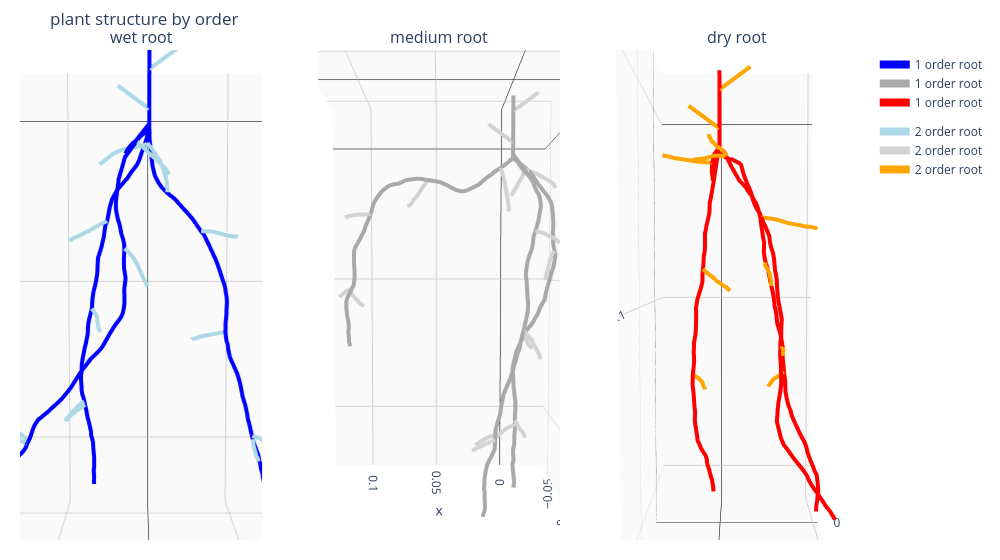

Notebook code cell kept with this figure:
### Code cell
from plotly.subplots import make_subplots
from itertools import cycle


plotly_colors = [['blue',  'lightblue' ], 
                          [ 'darkgrey',  
                           'lightgrey'] ,
                          [ 'red',  
                           'orange']  
                           ]



fig =  make_subplots(rows=1, cols=3,
                    specs=[[{'is_3d': True}, {'is_3d': True},{'is_3d': True}]],
                    print_grid=False, subplot_titles=("wet root","medium root", "dry root") )




for j,name in enumerate(name_list[0:3]):
    def plotly_color_map(names):
        return dict(zip(names, plotly_colors[j]))
    df = pd.read_csv(name)
    t = 59
    test = df[df["time"] ==t ]
    organ_number = df[df["time"] ==t]["organ_id"].max()
    features = []
    organs = []
    orders = []


    for i in range(organ_number+1):
        ogs = test[test["organ_id"] == i]
        missing_2nd_id = ogs[ogs["id"] == ogs["id"].min()]["id"].tolist()[0]
    #     print(   i, missing_2nd_id)
        if test[test["id"] == missing_2nd_id]["organ_type"].tolist()[0] < 3:
            missing_1st_id = test[test["connection_2"] == missing_2nd_id]["connection_1"].tolist()[0]
        else:
            missing_1st_id = test[test["connection_1"] == missing_2nd_id]["connection_2"].tolist()[0]
        missing_node = test[test["id"] == missing_1st_id]
        ms = missing_node.copy(deep=True)
    #     print(ms["id"].tolist())
        ms.loc[:,"organ_id"]= i
    #     print(ms)
        test=test.append(ms)


    df = test.sort_index()

    for i in range(organ_number+1):
        corx=df[df["time"] ==t ][df["organ_id"] == i]["coor_x"].tolist()
        cory=df[df["time"] ==t ][df["organ_id"] == i]["coor_y"].tolist()
        corz=df[df["time"] ==t ][df["organ_id"] == i]["coor_z"].tolist()
        organ_id=df[df["time"] ==t ][df["organ_id"] == i]["organ_id"].tolist()
        order=df[df["time"] ==t ][df["organ_id"] == i]["order"].tolist()

        features.append([corx, cory, corz])
        organs.append(organ_id)
        orders.append(order)






    # features = [np.random.rand(4,2).tolist(), 
    #             np.random.rand(5,2).tolist(), 
    #             np.random.rand(6,2).tolist(), 
    #             np.random.rand(5,2).tolist(), 
    #             np.random.rand(9,2).tolist()]

    # labels = [[1, 1, 1, 1],
    #           [1, 1, 1, 1, 1],
    #           [2, 2, 2, 2, 2, 2],
    #           [2, 2, 2, 2, 2],
    #           [0, 0, 0, 0, 0, 0, 0, 0, 0]]

    legend_groups = [l[1] for l in orders]

    traces = [False if (len(legend_groups[:i])>0 and l in legend_groups[:i]) 
              else True for i, l in enumerate(legend_groups)]

    cm = plotly_color_map(set(legend_groups))




    for i, feat in enumerate(features):
        feat = np.array(feat)
        fig.add_trace(
            go.Scatter3d(
                x=feat[0,:],
                y=feat[1,:],
                z=feat[2,:],
    #             mode='lines+markers',
                mode='lines',
                line={"color":cm[legend_groups[i]], "width" : 8},
    #             marker=dict(
    #             color=cm[legend_groups[i]],
    #             size=0,
    #             line=dict(
    #                 color='MediumPurple',
    #                 width=0
    #             )
    #         ),
                legendgroup=legend_groups[i],
                hovertext=orders[i],
                showlegend=traces[i],
                name="{} order root".format(legend_groups[i]),
            ),
            row=1, col=j+1
        )
        


        
# fig.update_layout(title = 'Locales', width=1950, height=750, plot_bgcolor='rgb(255,255,255)')

scence = dict(
                    xaxis = dict(
                         backgroundcolor="rgb(250, 250, 250)",
                         gridcolor="lightgrey",
                         showbackground=True,
                         zerolinecolor="black",),
                    yaxis = dict(
                        backgroundcolor="rgb(250, 250,250)",
                        gridcolor="lightgrey",
                        showbackground=True,
                        zerolinecolor="black"),
                    zaxis = dict(
                        backgroundcolor="rgb(250, 250,250)",
                        gridcolor="lightgrey",
                        showbackground=True,
                        zerolinecolor="black",),)
fig.update_layout(scene = scence,
                    width=700,
                    margin=dict(
                    r=10, l=10,
                    b=10, t=10)
                  )

fig.update_layout(scene2 = scence,
                    width=700,
                    margin=dict(
                    r=10, l=10,
                    b=10, t=10)
                  )


fig.update_layout(scene3 = scence,
                    width=1800,
                    margin=dict(
                    r=10, l=10,
                    b=10, t=10)
                  )


camera = dict(
eye=dict(x=0, y=2, z=0.1))
    

fig.update_layout(scene_camera=camera)
fig.update_layout(scene2_camera=camera)
fig.update_layout(scene3_camera=camera)

fig.update_layout(autosize=False, scene = dict(
                    xaxis_title='X AXIS ',
                    yaxis_title='Y AXIS ',
                    zaxis_title='Z AXIS '),
                    width=1000,
                    margin=dict(r=20, b=20, l=20, t=50), title_text= "plant structure by order")

fig.show()
